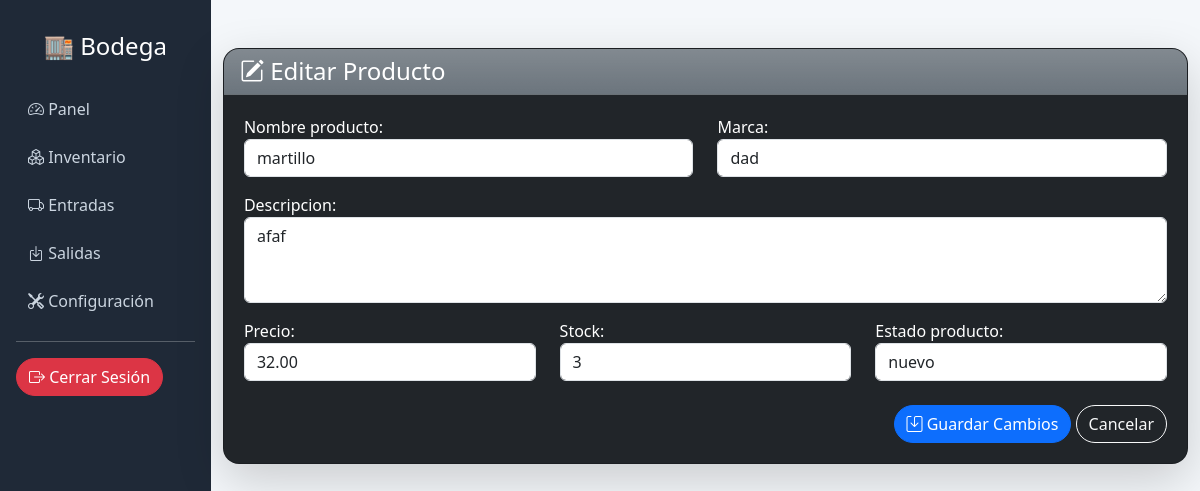
The app's page /productos/editar/5/ with its own data.
### core/models.py (models this page shows, shortened)
class Producto(models.Model):
    sku = models.AutoField(primary_key=True)  # ID autoincremental
    nombre_producto = models.CharField(max_length=100)
    marca = models.CharField(max_length=100)
    descripcion = models.CharField(max_length=255, blank=True, null=True)
    precio = models.DecimalField(max_digits=10, decimal_places=2)
    stock = models.PositiveIntegerField()
    estado_producto = models.CharField(max_length=10)

### core/views.py (the view)
# urls.py: path('productos/editar/<int:sku>/', views.editar_producto, name='producto_editar'),
def editar_producto(request, sku):
    producto = get_object_or_404(Producto, sku=sku)
    if request.method == 'POST':
        form = ProductoForm(request.POST, instance=producto)
        if form.is_valid():
            form.save()
            return redirect('inventario')
    else:
        form = ProductoForm(instance=producto)
    return render(request, 'core/bodeguero/editar_p.html', {'form': form, 'producto': producto})

### core/forms.py
class ProductoForm(forms.ModelForm):
    class Meta:
        model = Producto
        fields = ['nombre_producto', 'marca', 'descripcion', 'precio', 'stock', 'estado_producto']
        widgets = {
            'nombre_producto': forms.TextInput(attrs={'class': 'form-control'}),
            'marca': forms.TextInput(attrs={'class': 'form-control'}),
            'descripcion': forms.Textarea(attrs={'class': 'form-control', 'rows': 3}),
            'precio': forms.NumberInput(attrs={'class': 'form-control'}),
            'stock': forms.NumberInput(attrs={'class': 'form-control'}),
            'estado_producto': forms.TextInput(attrs={'class': 'form-control'}),
        }

### core/templates/core/bodeguero/editar_p.html (shortened to what this page needs)
<!DOCTYPE html>
<html lang="es">
{% load static %}
<head>
    <link href="https://cdn.jsdelivr.net/npm/bootstrap@5.3.0/dist/css/bootstrap.min.css" rel="stylesheet">
    <link href="https://cdn.jsdelivr.net/npm/bootstrap-icons@1.10.5/font/bootstrap-icons.css" rel="stylesheet">
    <link rel="stylesheet" href="{% static 'core/css/admini.css' %}">
</head>
<body>
<div class="d-flex">
    <div class="sidebar p-3">
        <h4 class="text-center py-3">🏬 Bodega</h4>
        <a href="#"><i class="bi bi-speedometer2"></i> Panel</a>
        <a href="#"><i class="bi bi-boxes"></i> Inventario</a>
        <a href="#"><i class="bi bi-truck"></i> Entradas</a>
        <a href="#"><i class="bi bi-box-arrow-in-down"></i> Salidas</a>
        <a href="#"><i class="bi bi-tools"></i> Configuración</a>
        <hr>
        <form method="post" action="{% url 'logout' %}">
        <button type="submit" class="btn btn-danger">
            <i class="bi bi-box-arrow-right"></i> Cerrar Sesión
        </button>
        </form>
    </div>
    <div class="container mt-5">
    <div class="card bg-dark text-white shadow-lg rounded-4">
        <div class="card-header bg-secondary bg-gradient">
            <h4 class="mb-0"><i class="bi bi-pencil-square"></i> Editar Producto</h4>
        </div>
        <div class="card-body">
            <form method="post">
                <div class="row">
                    <div class="col-md-6">
                        {{ form.nombre_producto.label_tag }} {{ form.nombre_producto }}
                    </div>
                    <div class="col-md-6">
                        {{ form.marca.label_tag }} {{ form.marca }}
                    </div>
                </div>
                <div class="row mt-3">
                    <div class="col-md-12">
                        {{ form.descripcion.label_tag }} {{ form.descripcion }}
                    </div>
                </div>
                <div class="row mt-3">
                    <div class="col-md-4">
                        {{ form.precio.label_tag }} {{ form.precio }}
                    </div>
                    <div class="col-md-4">
                        {{ form.stock.label_tag }} {{ form.stock }}
                    </div>
                    <div class="col-md-4">
                        {{ form.estado_producto.label_tag }} {{ form.estado_producto }}
                    </div>
                </div>
                <div class="mt-4 text-end">
                    <button type="submit" class="btn btn-primary">
                    <i class="bi bi-save"></i> Guardar Cambios
                    </button>
                    <a href="{% url 'inventario' %}" class="btn btn-outline-light">Cancelar</a>
                </div>
            </form>
        </div>
    </div>
</div>
</div>
</body>
</html>

### core/static/core/css/admini.css (style rules this page uses)
body { background-color: #f4f7fa; }
.sidebar { width: 250px; background-color: #1f2937; color: #fff; min-height: 100vh; }
.sidebar a { color: #cbd5e0; padding: 12px; display: block; text-decoration: none; transition: background 0.3s; }
.card { border-radius: 10px; overflow: hidden; }
.card-header { font-size: 1.2rem; font-weight: bold; }
.card-body { padding: 20px; }
.btn { border-radius: 20px; }

### records on screen
Producto: nombre_producto "martillo", marca "dad", descripcion "afaf", precio "32.00", stock "3", estado_producto "nuevo"
